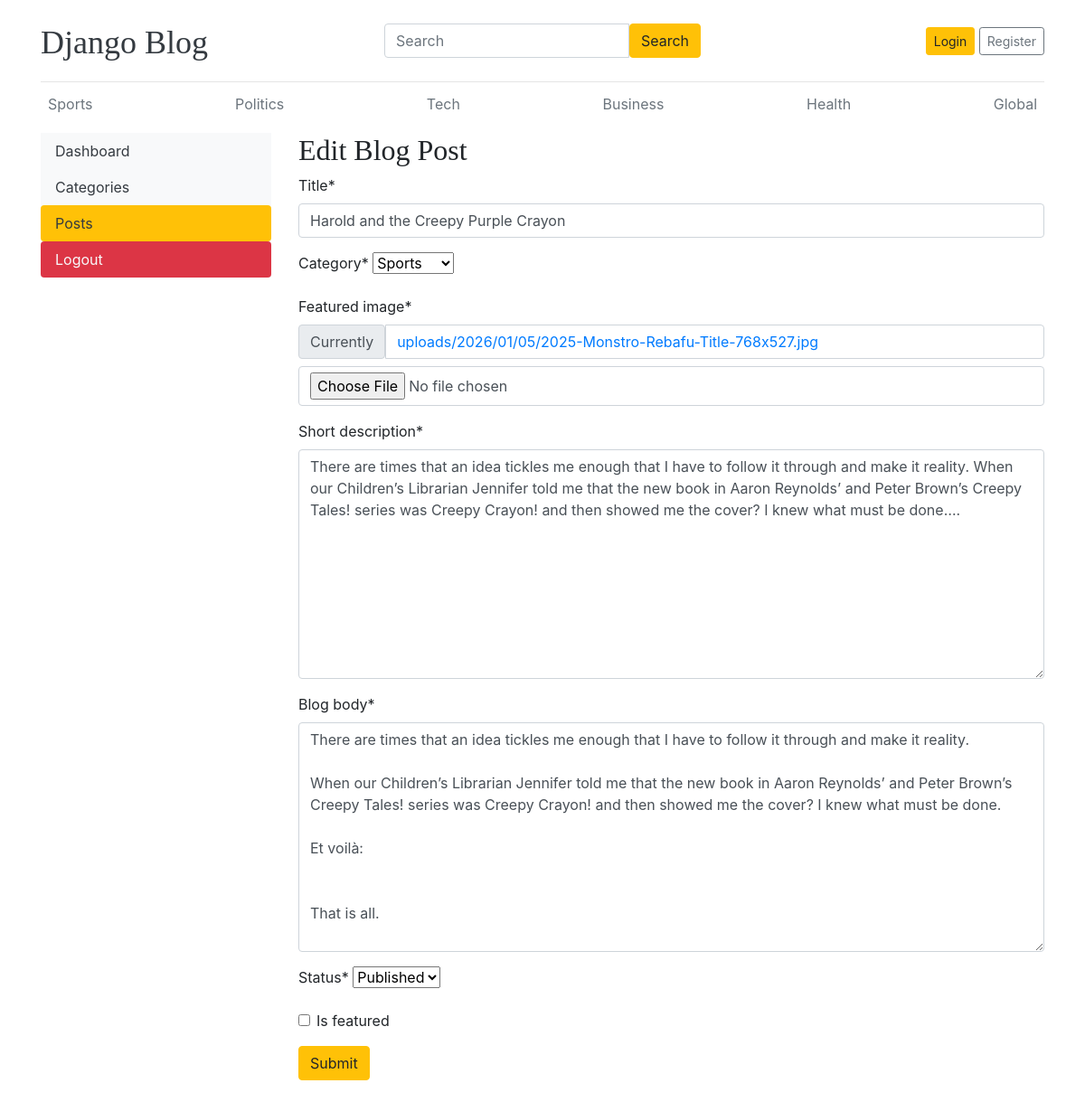
Screenshot of /dashboard/posts/edit/2/ with the database file from the repository.
### blogs/models.py (models this page shows, shortened)
class Category(models.Model):
    category_name = models.CharField(max_length=50, unique=True)
    created_at = models.DateTimeField(auto_now_add=True)
    updated_at = models.DateTimeField(auto_now=True)
    class Meta:
        verbose_name_plural = 'categories'
    def __str__(self):
        return self.category_name

class Blog(models.Model):
    title = models.CharField(max_length=100)
    slug = models.SlugField(max_length=150, unique=True, blank=True)
    category = models.ForeignKey(Category, on_delete=models.CASCADE)
    author = models.ForeignKey(User, on_delete=models.CASCADE)
    featured_image = models.ImageField(upload_to='uploads/%Y/%m/%d')
    short_description = models.TextField(max_length=500)
    blog_body = models.TextField(max_length=2000)
    status = models.CharField(max_length=20, choices=STATUS_CHOICES, default="Draft")
    is_featured = models.BooleanField(default=False)
    created_at = models.DateTimeField(auto_now_add=True)
    updated_at = models.DateTimeField(auto_now=True)

### dashboards/views.py (the view, shortened to what this page needs)
# urls.py: path('posts/edit/<int:pk>/', views.edit_post, name='edit_post'),
def edit_post(request, pk):
    post = get_object_or_404(Blog, pk=pk)
    form = BlogPostForm(instance=post)
    context = {
        'form': form,
        'post': post
    }
    return render(request, 'dashboard/edit_post.html', context)

### dashboards/forms.py
class BlogPostForm(forms.ModelForm):
    class Meta:
        model = Blog
        fields = ('title', 'category', 'featured_image', 'short_description', 'blog_body', 'status', 'is_featured')

### blogs/context_processors.py (called while the page is built)
def get_categories(request):
    categories = Category.objects.all()
    return dict(categories=categories)

### templates/dashboard/edit_post.html
{% extends 'base.html' %} {% block content %} {% load crispy_forms_tags %}
<div class="row">
	{% include 'dashboard/sidebar.html' %}
	<div class="col-md-9">
		<h2>Edit Blog Post</h2>
		<form
			action="{% url 'edit_post' post.id %}"
			method="POST"
			enctype="multipart/form-data">
			{% csrf_token %} {{ form | crispy }}
			<button
				type="submit"
				class="btn btn-warning">
				Submit
			</button>
		</form>
		<br />
	</div>
</div>
{% endblock %}

### templates/base.html (shortened to what this page needs)
{% load static %}
<!DOCTYPE html>
<html lang="en">
	<head>
		<link
			href="https://getbootstrap.com/docs/4.0/dist/css/bootstrap.min.css"
			rel="stylesheet" />
		<link
			href="{% static 'css/blog.css' %}"
			rel="stylesheet" />
	</head>
	<body>
		<div class="container">
			<header class="blog-header py-3">
				<div
					class="row flex-nowrap justify-content-between align-items-center">
					<div class="col-4 pt-1">
						<a
							class="blog-header-logo text-dark"
							href="/"
							>Django Blog</a
						>
					</div>
					<div class="col-4">
						<form
							action="{% url 'search' %}"
							method="get">
							<div class="input-group">
								<input type="text" placeholder="Search" "
								class="form-control" name="keyword" />
								<button
									class="btn btn-warning"
									type="submit">
									Search
								</button>
							</div>
						</form>
					</div>
					<div class="col-4 d-flex justify-content-end align-items-center">
						{% if not user.is_authenticated %}
						<a
							class="btn btn-sm btn-warning"
							href="{% url 'login' %}"
							>Login</a
						>
						<a
							class="btn btn-sm btn-outline-secondary"
							href="{% url 'register' %}"
							>Register</a
						>
						{% endif %}
					</div>
				</div>
			</header>
			<div class="nav-scroller py-1 mb-2">
				<nav class="nav d-flex justify-content-between">
					{% for category in categories %}
					<a
						class="p-2 text-muted"
						href="{% url 'posts_by_category' category.id %}">
						{{ category }}
					</a>
					{% endfor %}
				</nav>
			</div>
			{% block content %}{% endblock %}
		</div>
	</body>
</html>

### app/static/css/blog.css (style rules this page uses)
.blog-header { border-bottom: 1px solid #e5e5e5; }
.blog-header-logo { font-family: "Playfair Display", Georgia, "Times New Roman", serif; font-size: 2.25rem; }
h1, h2, h3, h4, h5, h6 { font-family: "Playfair Display", Georgia, "Times New Roman", serif; }

### rows the page displays
Category: category_name "Sports"
Category: category_name "Politics"
Category: category_name "Tech"
Category: category_name "Business"
Category: category_name "Health"
Category: category_name "Global"
Blog: title "Harold and the Creepy Purple Crayon", category "Sports", short_description "There are times that an idea tickles me enough that I have to follow it through and make it reality. When our Children’s Librarian Jennifer told me that the new book in Aaron Reynolds’ and Peter Brown’s Creepy Tales! series was Creepy Crayon! and then showed me the cover? I knew what must be done….", blog_body "There are times that an idea tickles me enough that I have to follow it through and make it reality. When our Children’s Librarian Jennifer told me that the new book in Aaron Reynolds’ and Peter Brown’s Creepy Tales! series was Creepy Crayon! and then showed me the cover? I knew what must be done. Et voilà: That is all.", status "Published"
